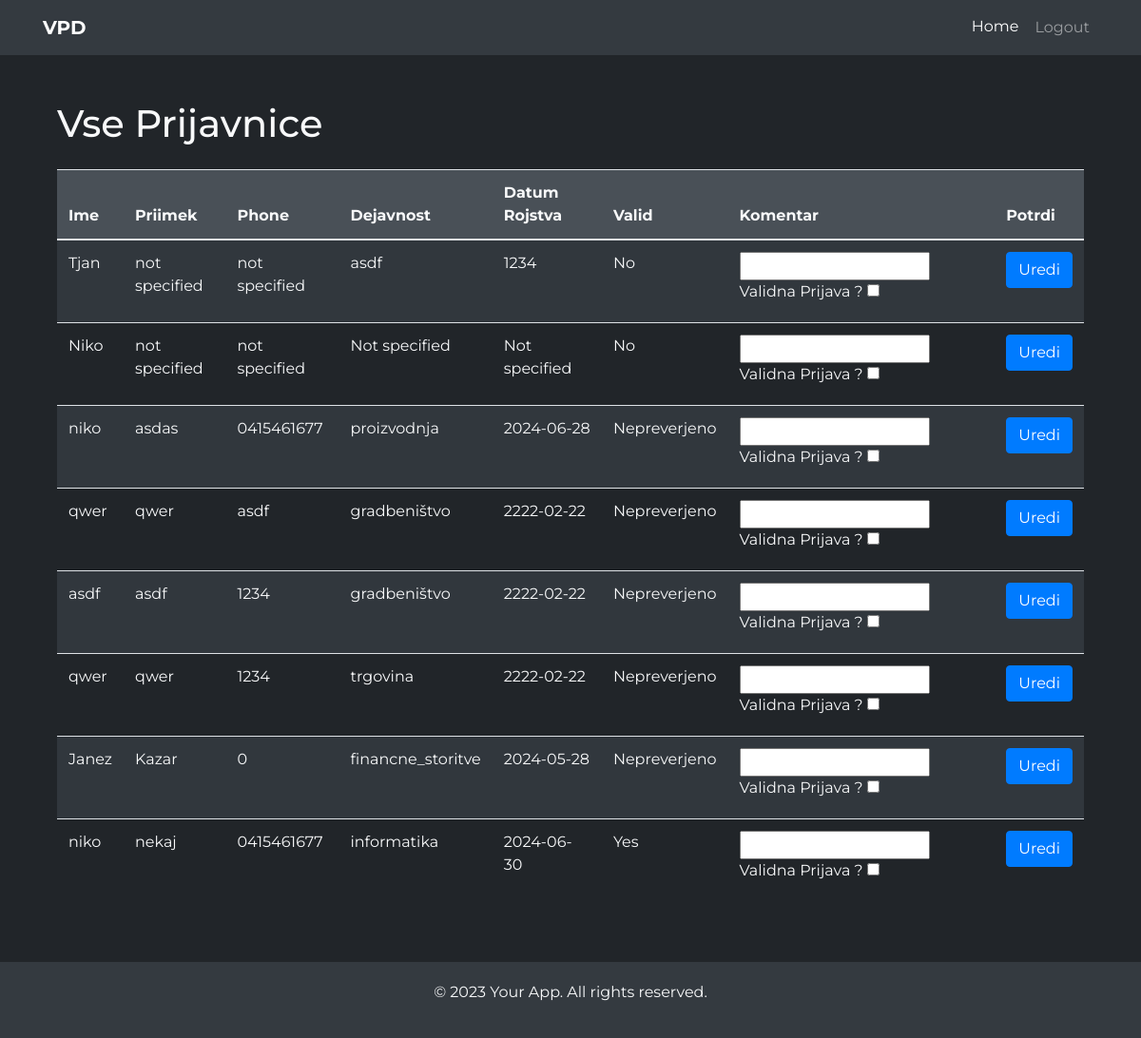
The page /prijavnice/ (signed in) on the database as committed earlier.
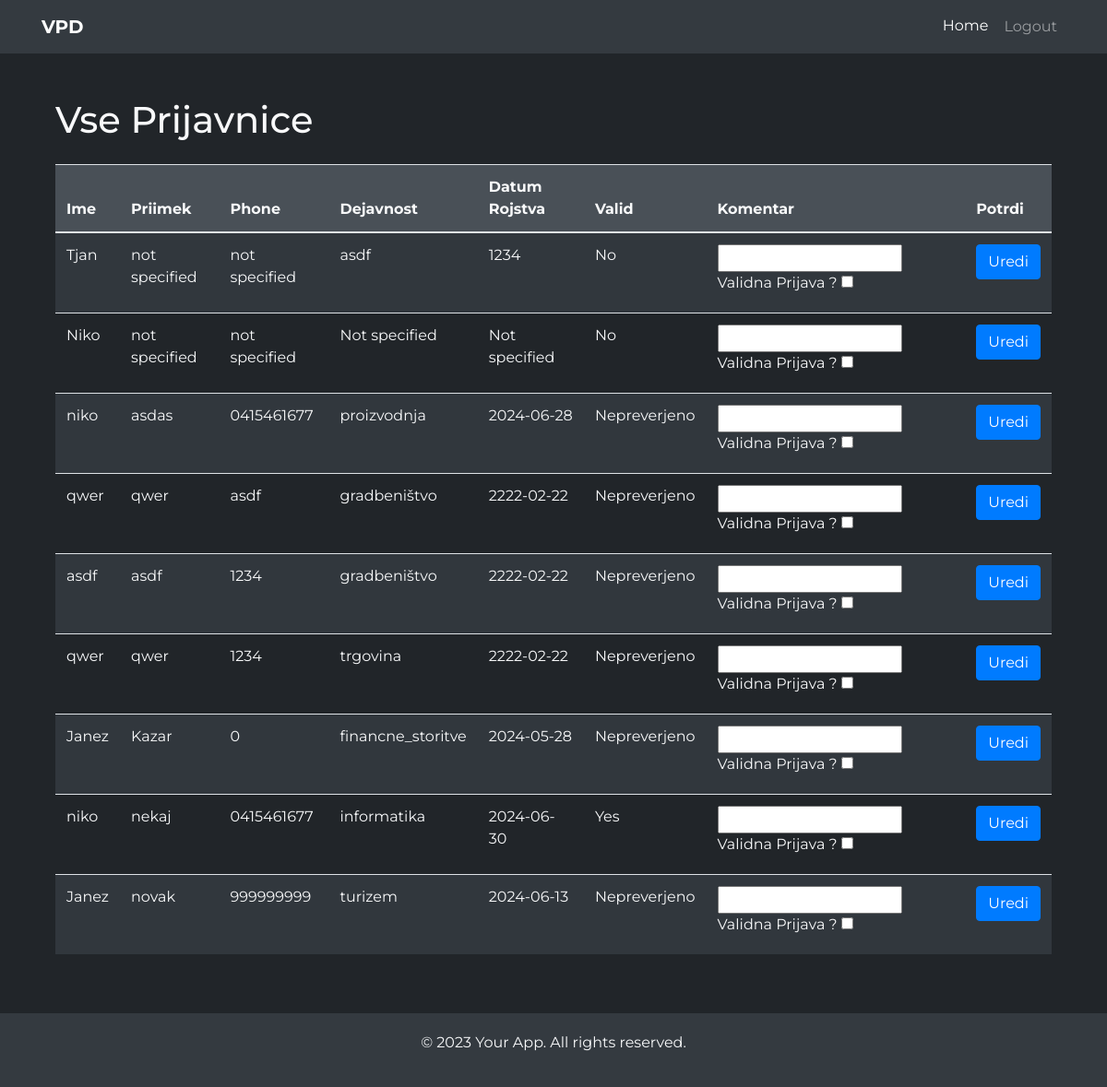
The same page on the database as committed later.
### webapp/models.py (models this page shows, shortened)
class Prijavnica(models.Model):
    ime = models.CharField(max_length=100, null=True)
    priimek = models.CharField(max_length=100, null=True)
    email = models.CharField(max_length=100, null=True)
    phone = models.CharField(max_length=15, null=True)
    dejavnost = models.CharField(max_length=100, default=None, null=True)
    datumrojstva = models.CharField(max_length=100, default=None, null=True)
    valid = models.BooleanField(null=True, default=None)
    komentar = models.CharField(max_length=255, null=True, default=None)
    user = models.ForeignKey(User, on_delete=models.CASCADE, null=True, blank=True)

### webapp/views.py (the view)
# urls.py: path("prijavnice/", views.prijavnice, name="prijavnice"),
@login_required
def prijavnice(request):
    if request.user.is_staff:
        prijave = Prijavnica.objects.all()
        return render(request, "prijavnice.html", {"prijavnica_list": prijave})
    else:
        return redirect(reverse('home'))

### webapp/templates/prijavnice.html (shortened to what this page needs)
{% extends 'base.html' %}
{% block content %}
<div class="container">
    <h1 class="mb-4">Vse Prijavnice</h1>
    {% if prijavnica_list %}
    <div class="table-responsive">
        <table class="table table-striped">
            <thead>
                <tr>
                    <th>Ime</th>
                    <th>Priimek</th>
                    <th>Phone</th>
                    <th>Dejavnost</th>
                    <th>Datum Rojstva</th>
                    <th>Valid</th>
                    <th>Komentar</th>
                    <th>Potrdi</th>
                </tr>
            </thead>
            <tbody>
                {% for prijavnica in prijavnica_list %}
                <tr>
                    <td>{{ prijavnica.ime }}</td>
                    <td>{{ prijavnica.priimek }}</td>
                    <td>{{ prijavnica.phone }}</td>
                    <td>{{ prijavnica.dejavnost }}</td>
                    <td>{{ prijavnica.datumrojstva }}</td>
                    <td>
                        {% if prijavnica.valid is None %}
                            Nepreverjeno
                        {% elif prijavnica.valid %}
                            Yes
                        {% else %}
                            No
                        {% endif %}
                    </td>
                    <td>
                        <form method="POST" action="{% url 'edit_prijavnica' prijavnica.id %}?komentar={{ prijavnica.komentar }}&valid={{ prijavnica.valid }}">
                            <input type="text" name="komentar" value="{{ prijavnica_instance.komentar }}">
                            <label for="valid">Validna Prijava ?</label>
                            <input type="checkbox" name="valid" {% if prijavnica_instance.valid %}checked{% endif %}>
                            <br>
                            <td>
                                <button type="submit" class="btn btn-primary">Uredi
                                </button>
                            </td>
                        </form>
                    </td>
                </tr>
                {% endfor %}
            </tbody>
        </table>
    </div>
    {% else %}
    <p>No Prijavnica instances found.</p>
    {% endif %}
</div>
{% endblock %}

Rows that differ between the two databases and show on the page:
added Prijavnica: ime "Janez", priimek "novak", phone "999999999", dejavnost "turizem", datumrojstva "2024-06-13", shows "Nepreverjeno"
